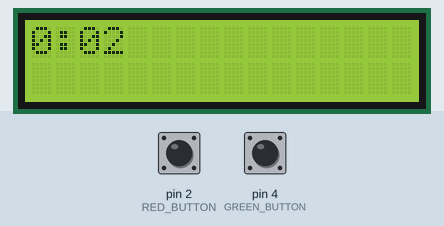
The sketch below on a simulated Arduino Uno, built with avr-gcc and run on an emulated ATmega328P. Parts: 16×2 character LCD. The inputs (shaded band) are chosen by the test bench; at power-on: pin 2 (RED_BUTTON) HIGH, pin 4 (GREEN_BUTTON) HIGH.

Above: at 1.2 s.
1.3 s: pin 2 (RED_BUTTON) pulled LOW for 0.15 s
At 2.5 s:
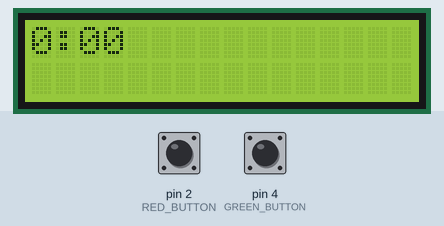
2.9 s: pin 4 (GREEN_BUTTON) pulled LOW for 0.15 s
At 3.7 s:
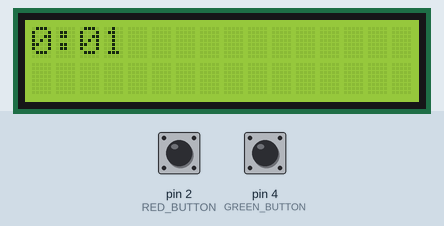
Timing chart, 0 to 5.9 s (numbered marks = the images above; inputs shaded):
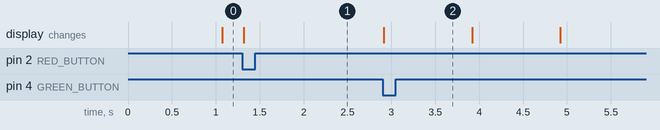

Measured:
- after the input at 1.3 s, the display: changes at once (image 1)
- after the input at 2.9 s, the display: changes at once (image 2)

The sketch:

ex03.ino
```cpp
#define RED_BUTTON 2
#define GREEN_BUTTON 4

#define DEBOUNCE_PERIOD 10UL

//#include<LiquidCrystal.h>
//LiquidCrystal lcd(12, 11, 7, 10, 9, 8);

#include <LiquidCrystal_I2C.h>
LiquidCrystal_I2C lcd(0x27, 16, 2);

bool running;
int counter;

void initButtons()
{
    pinMode(RED_BUTTON, INPUT_PULLUP);
    pinMode(GREEN_BUTTON, INPUT_PULLUP);
}

bool isGreenButtonPressed()
{
    static int debounced_button_state = HIGH;
    static int previous_reading = HIGH;
    static unsigned long last_change_time = 0UL;
    bool isPressed = false;

    int current_reading = digitalRead(GREEN_BUTTON);

    if (previous_reading != current_reading)
    {
        last_change_time = millis();
    }

    if (millis() - last_change_time > DEBOUNCE_PERIOD)
    {
        if (current_reading != debounced_button_state)
        {
            if (debounced_button_state == HIGH && current_reading == LOW)
            {
                isPressed = true;
            }
            debounced_button_state = current_reading;
        }
    }

    previous_reading = current_reading;

    return isPressed;
}

bool isRedButtonPressed()
{
    static int debounced_button_state = HIGH;
    static int previous_reading = HIGH;
    static unsigned long last_change_time = 0UL;
    bool isPressed = false;

    int current_reading = digitalRead(RED_BUTTON);

    if (previous_reading != current_reading)
    {
        last_change_time = millis();
    }

    if (millis() - last_change_time > DEBOUNCE_PERIOD)
    {
        if (current_reading != debounced_button_state)
        {
            if (debounced_button_state == HIGH && current_reading == LOW)
            {
                isPressed = true;
            }
            debounced_button_state = current_reading;
        }
    }

    previous_reading = current_reading;

    return isPressed;
}

void printCounter(int time)
{
  String seconds = time % 60 < 10 ? '0' + String(time % 60) : String(time % 60);
  String minutes = String(counter / 60);

  lcd.setCursor(0, 0);
  lcd.print(minutes + ':' + seconds);
}

void incrementCounter()
{
    const unsigned long Delay = 1000UL;
    static unsigned long lastIncrementChange = 1000UL;

    if (millis() - lastIncrementChange >= Delay)
    {
        counter += 1;
        printCounter(counter);
        lastIncrementChange = millis();
    }
}

void initCounter()
{
    running = true;
    counter = 0;
}

void toggleCounter()
{
    running = !running;
}

void resetCounter()
{
    counter = 0;
    running = false;
    lcd.clear();
    printCounter(counter);
}

void setup()
{
    initButtons();
    initCounter();
    lcd.init();
    lcd.backlight();
}


void loop()
{
    if (isGreenButtonPressed())
    {
        toggleCounter();
    }

    if(isRedButtonPressed())
    {
        resetCounter();
    }

    if(running)
    {
        incrementCounter();
    }
}
```
